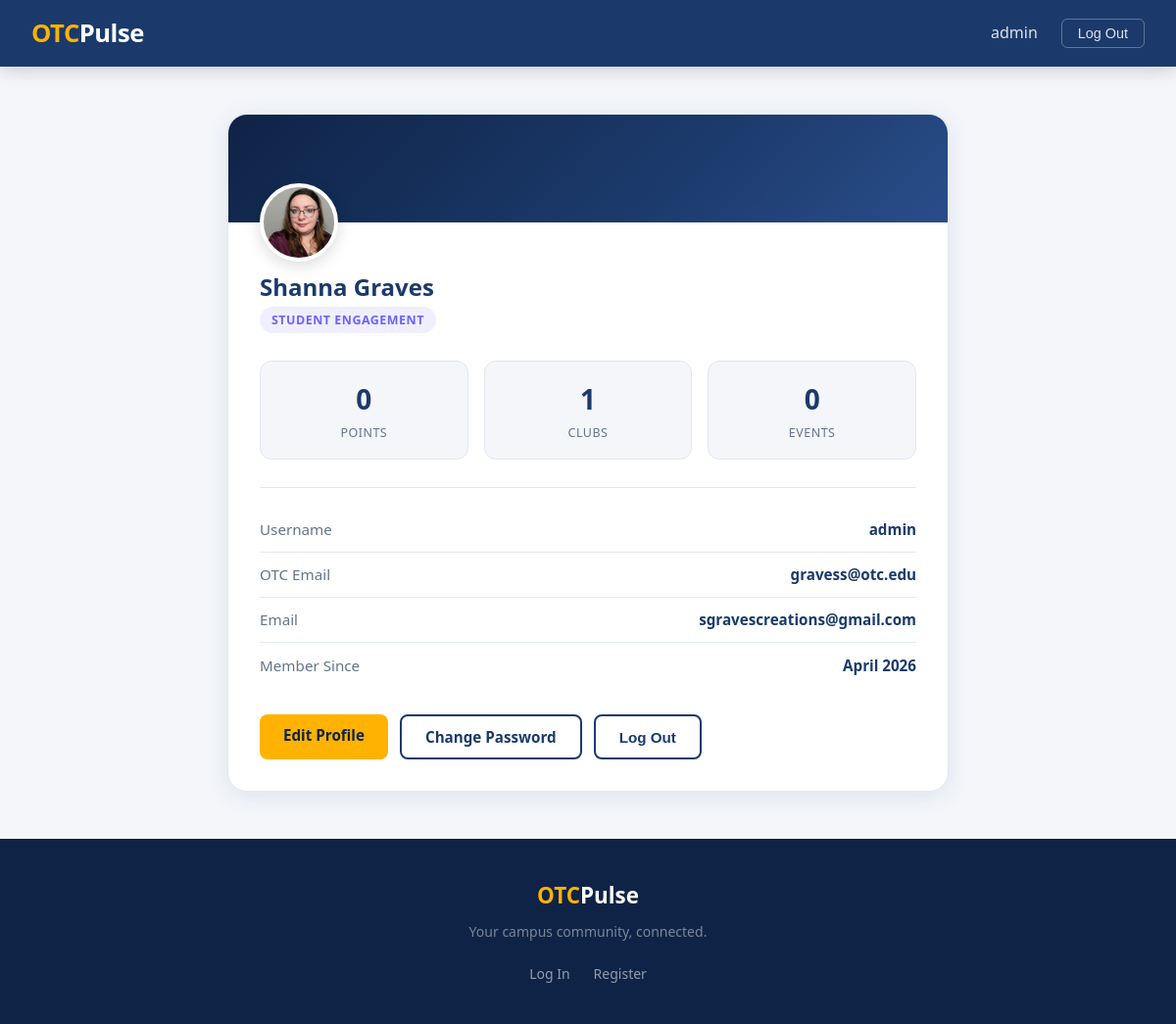
Page /account/profile/ (signed in) on the committed database.
### account/models.py (models this page shows, shortened)
class Profile(models.Model):
    user = models.OneToOneField(
        settings.AUTH_USER_MODEL,
        on_delete=models.CASCADE
    )
    otc_email = models.EmailField(
        unique=True,
        validators=[validate_otc_email]
    )
    points = models.IntegerField(default=0)
    class Role(models.TextChoices):
        ADMIN = 'ADMIN','Student Engagement'
        ADVISOR = 'ADVISOR','Faculty Advisor'
        LEAD = 'LEAD','Club Officer'
        STUDENT = 'STUDENT','Student'
    role = models.CharField(
        max_length=10,
        choices=Role.choices,
        default=Role.STUDENT,
    )
    image = models.ImageField(upload_to='profile_images/', null=True, blank=True)

### account/views.py (the view)
# urls.py: path('profile/', views.profile, name='profile'),
@login_required
def profile(request):
    profile = request.user.profile
    return render(request, 'account/profile.html', {'profile': profile})

### account/templates/account/profile.html (shortened to what this page needs)
{% extends 'base.html' %}
{% block content %}
<div class="profile-wrapper">
    <div class="profile-card">
        <div class="profile-banner"></div>
        <div class="profile-body">
            {% if profile.image %}
                <img class="profile-avatar profile-avatar-img" src="{{ profile.image.url }}" alt="{{ user.username }}">
            {% else %}
                <div class="profile-avatar">
                    {{ user.first_name|first|upper }}{{ user.last_name|first|upper }}
                </div>
            {% endif %}
            <p class="profile-name">{{ user.get_full_name|default:user.username }}</p>
            <span class="profile-role-badge">{{ profile.get_role_display }}</span>
            <div class="profile-stats">
                <div class="profile-stat">
                    <div class="profile-stat-value">{{ profile.points }}</div>
                    <div class="profile-stat-label">Points</div>
                </div>
                <div class="profile-stat">
                    <div class="profile-stat-value">{{ user.profile.club_member.count }}</div>
                    <div class="profile-stat-label">Clubs</div>
                </div>
                <div class="profile-stat">
                    <div class="profile-stat-value">{{ user.profile.rosters.count }}</div>
                    <div class="profile-stat-label">Events</div>
                </div>
            </div>
            <div class="profile-info">
                <div class="info-row">
                    <span class="label">Username</span>
                    <span class="value">{{ user.username }}</span>
                </div>
                <div class="info-row">
                    <span class="label">OTC Email</span>
                    <span class="value">{{ profile.otc_email }}</span>
                </div>
                <div class="info-row">
                    <span class="label">Email</span>
                    <span class="value">{{ user.email }}</span>
                </div>
                <div class="info-row">
                    <span class="label">Member Since</span>
                    <span class="value">{{ user.date_joined|date:"F Y" }}</span>
                </div>
            </div>
            <div class="profile-actions">
                <a href="{% url 'account:edit_profile' %}" class="btn btn-primary">Edit Profile</a>
                <a href="{% url 'account:password_change' %}" class="btn btn-secondary">Change Password</a>
                <form method="post" action="{% url 'account:logout' %}">
                    <button type="submit" class="btn btn-secondary">Log Out</button>
                </form>
            </div>
        </div>
    </div>
</div>
{% endblock %}

### templates/base.html (shortened to what this page needs)
<!DOCTYPE html>
<html lang="en">
<head>
    {% load static %}
    <link rel="stylesheet" href="{% static 'css/main.css' %}">
</head>
<body>
    <header class="site-header">
        <nav class="nav-container">
            <a href="/" class="nav-brand">
                <span class="brand-otc">OTC</span><span class="brand-engage">Pulse</span>
            </a>
            <div class="nav-links">
                {% if user.is_authenticated %}
                    <a href="{% url 'account:profile' %}" class="nav-link">{{ user.username }}</a>
                    <form method="post" action="{% url 'account:logout' %}" class="nav-form">
                        <button type="submit" class="nav-btn-logout">Log Out</button>
                    </form>
                {% else %}
                    <a href="{% url 'account:login' %}" class="nav-link">Log In</a>
                    <a href="{% url 'account:register' %}" class="btn btn-primary nav-cta">Get Started</a>
                {% endif %}
            </div>
        </nav>
    </header>
    <main>
        {% block content %}{% endblock %}
    </main>
    <footer class="site-footer">
        <div class="footer-inner">
            <div class="footer-brand">
                <span class="brand-otc">OTC</span><span class="brand-engage">Pulse</span>
            </div>
            <p class="footer-tagline">Your campus community, connected.</p>
            <div class="footer-links">
                <a href="{% url 'account:login' %}">Log In</a>
                <a href="{% url 'account:register' %}">Register</a>
            </div>
        </div>
    </footer>
</body>
</html>

### rows in the picture
Profile: image (picture), role "STUDENT ENGAGEMENT", points "0", otc_email "gravess@otc.edu"

### other values in the picture
{{ user.username }} "admin"
{{ user.get_full_name|default:user.username }} "Shanna Graves"
{{ user.profile.club_member.count }} "1"
{{ user.profile.rosters.count }} "0"
{{ user.email }} "sgravescreations@gmail.com"
{{ user.date_joined|date:"F Y" }} "April 2026"
